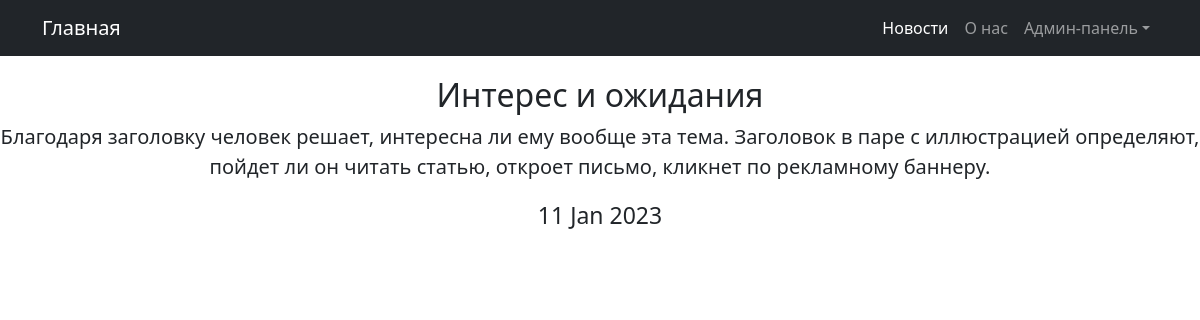
Screenshot of /news/3 with the database file from the repository.
### News/models.py (models this page shows, shortened)
class Post(models.Model):
    post = models.ForeignKey(Author, on_delete=models.CASCADE)
    type_post = models.CharField(max_length=2, choices=POST_TYPE)
    date_post = models.DateTimeField(auto_now_add=True)
    category_post = models.ManyToManyField(Category, through='PostCategory')
    header_post = models.CharField(max_length=40)
    text_post = models.TextField()
    rating_post = models.IntegerField(default=0)

### News/views.py (the view)
# urls.py: path('<int:pk>', PostDetail.as_view()),
class PostDetail(DetailView):
    model = Post
    template_name = 'flatpages/new.html'
    context_object_name = 'new'

### templates/flatpages/new.html (shortened to what this page needs)
{% extends 'flatpages/default.html' %}
{% block content %}
<center><h2 style="margin-top: 20px;">{{ new.header_post }}</h2></center>
<center><p style="font-size: 20px;">{{ new.text_post }}</p></center>
<center><p style="font-size: 23px;">{{ new.date_post|date:'d M Y' }}</p></center>
{% endblock content %}

### rows the page displays
Post: header_post "Интерес и ожидания", text_post "Благодаря заголовку человек решает, интересна ли ему вообще эта тема. Заголовок в паре с иллюстрацией определяют, пойдет ли он читать статью, откроет письмо, кликнет по рекламному баннеру.", date_post "11 Jan 2023"
